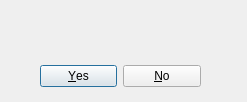
<?xml version="1.0" encoding="UTF-8"?>
<ui version="4.0">
 <class>Dialog</class>
 <widget class="QDialog" name="Dialog">
  <property name="geometry">
   <rect>
    <x>0</x>
    <y>0</y>
    <width>247</width>
    <height>102</height>
   </rect>
  </property>
  <property name="windowTitle">
   <string>Dialog</string>
  </property>
  <widget class="QDialogButtonBox" name="buttonBox">
   <property name="geometry">
    <rect>
     <x>40</x>
     <y>60</y>
     <width>161</width>
     <height>32</height>
    </rect>
   </property>
   <property name="orientation">
    <enum>Qt::Horizontal</enum>
   </property>
   <property name="standardButtons">
    <set>QDialogButtonBox::No|QDialogButtonBox::Yes</set>
   </property>
  </widget>
  <widget class="QLabel" name="msg">
   <property name="geometry">
    <rect>
     <x>40</x>
     <y>20</y>
     <width>171</width>
     <height>31</height>
    </rect>
   </property>
   <property name="font">
    <font>
     <pointsize>12</pointsize>
    </font>
   </property>
   <property name="midLineWidth">
    <number>-1</number>
   </property>
   <property name="text">
    <string/>
   </property>
  </widget>
 </widget>
 <resources/>
 <connections>
  <connection>
   <sender>buttonBox</sender>
   <signal>accepted()</signal>
   <receiver>Dialog</receiver>
   <slot>accept()</slot>
   <hints>
    <hint type="sourcelabel">
     <x>248</x>
     <y>254</y>
    </hint>
    <hint type="destinationlabel">
     <x>157</x>
     <y>274</y>
    </hint>
   </hints>
  </connection>
  <connection>
   <sender>buttonBox</sender>
   <signal>rejected()</signal>
   <receiver>Dialog</receiver>
   <slot>reject()</slot>
   <hints>
    <hint type="sourcelabel">
     <x>316</x>
     <y>260</y>
    </hint>
    <hint type="destinationlabel">
     <x>286</x>
     <y>274</y>
    </hint>
   </hints>
  </connection>
 </connections>
</ui>
